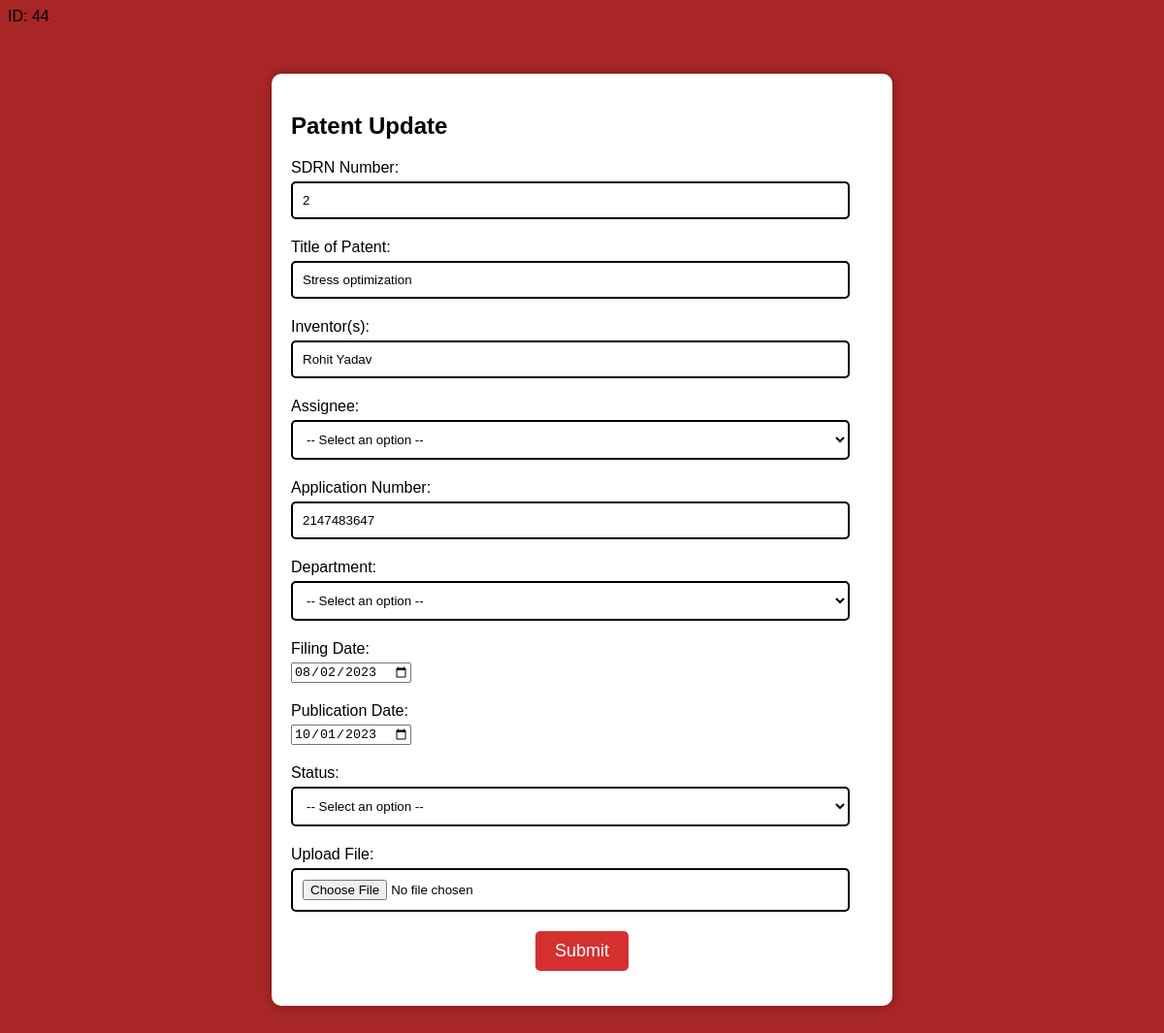
/patentupdate.php?id=44 (signed in), run on the app's committed database.
### tables this page shows
CREATE TABLE `patents` (
  `id` int(11) NOT NULL,
  `sdrn` int(11) NOT NULL,
  `patent_title` varchar(255) NOT NULL,
  `inventors` varchar(255) NOT NULL,
  `assignee` varchar(255) NOT NULL,
  `app_no` int(11) DEFAULT NULL,
  `department` varchar(255) DEFAULT NULL,
  `filing_date` date NOT NULL,
  `pub_date` date NOT NULL,
  `status` varchar(255) NOT NULL,
  `file` blob DEFAULT NULL
);

### patentupdate.php (the view, shortened to what this page needs)
<?php
$servername = "sql105.infinityfree.com";
$username = "if0_35273413";
$password = "uBNMpIV1LS";
$dbname = "if0_35273413_durga";
$conn = new mysqli($servername, $username, $password, $dbname);
$id = $_GET['id'];
echo "ID: " . $id;
$sql = "SELECT * FROM patents WHERE id = '$id'";
$data = mysqli_query($conn, $sql);
if (mysqli_num_rows($data) > 0) {
    $result = mysqli_fetch_assoc($data);
} else {
    die("No data found for the given ID.");
}
?>
<!DOCTYPE html>
<html>
<head>
	<link rel="stylesheet" href="patent.css">
</head>
<body>
	<div class="form-box">
		<h2>Patent Update</h2>
		<form action="patentupdate.php?id=<?php echo $id; ?>" method="post" enctype="multipart/form-data">
		<div class="form-group">
				<label for="sdrn">SDRN Number:</label>
				<input type="text"  value="<?php echo $result['sdrn'];?>" id="sdrn" name="sdrn" required>
			</div>
			<div class="form-group">
    <label for="patent-title">Title of Patent:</label>
    <input type="text" value="<?php echo $result['patent_title']; ?>" id="patent-title" name="patent-title" required>
</div>
			<div class="form-group">
				<label for="inventors">Inventor(s):</label>
				<input type="text" value="<?php echo $result['inventors'];?>" id="inventors" name="inventors" required>
			</div>
			<div class="form-group">
				<label for="assignee">Assignee:</label>
				<select id="assignee" name="assignee" required>
					<option value="">-- Select an option --</option>
				</select>
			</div>
			<div class="form-group">
    <label for="app-no">Application Number:</label>
    <input type="text" value="<?php echo $result['app_no']; ?>" id="app-no" name="app-no" required>
</div>
			<div class="form-group">
				<label for="department">Department:</label>
				<select id="department" name="department" required>
					<option value="">-- Select an option --</option>
				</select>
			</div>
			<div class="form-group">
    <label for="filing-date">Filing Date:</label>
    <input type="date" value="<?php echo $result['filing_date']; ?>" id="filing-date" name="filing-date" required>
</div>
<div class="form-group">
    <label for="pub-date">Publication Date:</label>
    <input type="date" value="<?php echo $result['pub_date']; ?>" id="pub-date" name="pub-date" required>
</div>
			<div class="form-group">
				<label for="status">Status:</label>
				<select id="status" name="status" required>
					<option value="">-- Select an option --</option>
				</select>
			</div>
			<div class="form-group">
    <label for="file">Upload File:</label>
    <input type="file" id="file" name="file">
</div>
			<input type="submit" value="Submit">
		</form>
	</div>
</body>
</html>

### patent.css (style rules this page uses)
body { background-color: #A82626; color: #000000; font-family: Arial, sans-serif; }
.form-box { width: 80%; max-width: 600px; margin: 50px auto; padding: 20px; background-color: #fff; box-shadow: 0px 0px 10px rgba(0, 0, 0, 0.3); border-radius: 10px; }
.form-group { margin-bottom: 20px; }
label { display: block; margin-bottom: 5px; }
input[type="text"], input[type="email"], input[type="tel"], textarea, select, input[type="file"] { width: 96%; padding: 10px; border: 2px solid black; border-radius: 5px; background-color: #fff; color: #000000; }
input[type="submit"] { display: block; margin: 20px auto 0; padding: 10px 20px; background-color: #d63031; color: #fff; border: none; border-radius: 5px; font-size: 18px; cursor: pointer; }

### data on the page
patents: sdrn "2", patent-title "Stress optimization", inventors "Rohit Yadav", app-no "2147483647", filing-date "08/02/2023", pub-date "10/01/2023"

### other printed values
$id "44"
